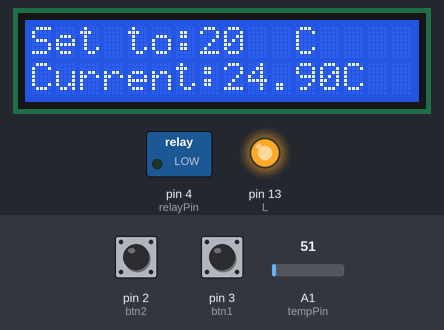
The sketch below on a simulated Arduino Uno, built with avr-gcc and run on an emulated ATmega328P. Parts: 16×2 character LCD, switched loads named in the sketch (green lamp = pin HIGH), output pins drawn as LEDs (lit = HIGH). The inputs (shaded band) are chosen by the test bench; at power-on: pin 2 (btn2) HIGH, pin 3 (btn1) HIGH, A1 (tempPin) = 51. What the sketch prints to the serial monitor is not drawn.

Above: at 1.2 s.
1.3 s: pin 2 (btn2) pulled LOW for 1 s
At 2.48 s:
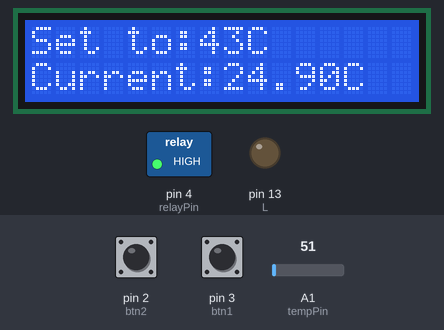
4.1 s: pin 3 (btn1) pulled LOW for 0.15 s
At 5.2 s:
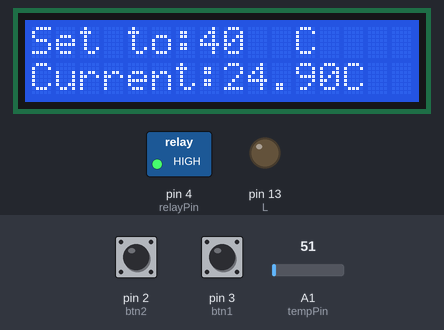
7.2 s: A1 (tempPin) set to 22
At 8.5 s:
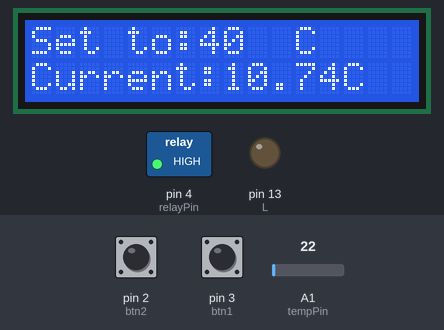
10.2 s: A1 (tempPin) set to 19
At 11.1 s:
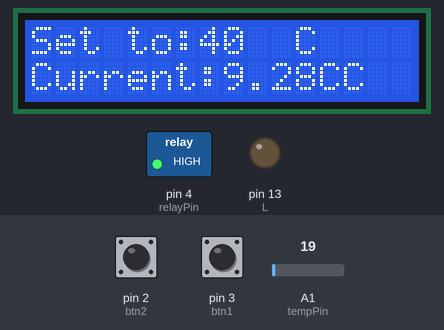
13.2 s: pin 3 (btn1) pulled LOW for 0.15 s
At 15.0 s:
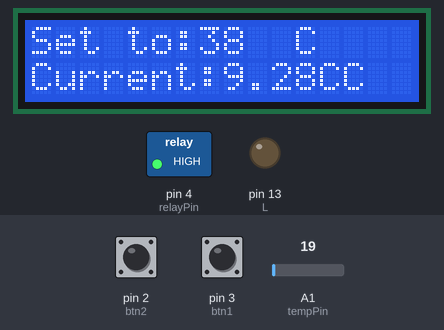
16.3 s: pin 2 (btn2) pulled LOW for 0.15 s
At 16.52 s:
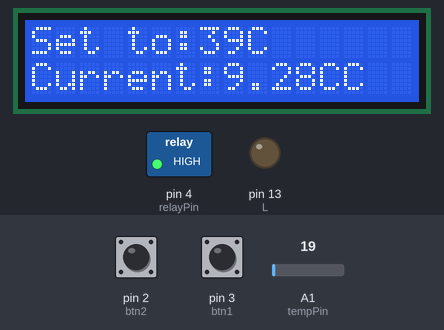
Timing chart, 0 to 19.1 s (numbered marks = the images above; inputs shaded):
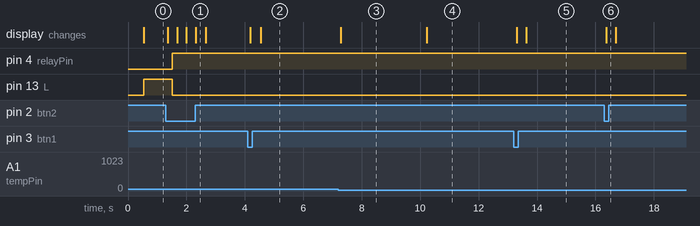

The sketch:

FridgeController.ino
```cpp
/* Project created by Jeanette (2020)
https://github.com/DistressedFish/Mini-Fridge */

#include <Wire.h>
#include <LiquidCrystal_I2C.h>

/* Logic Variables */
int btnState1;
int btnState2;
int prevBtnState;
int desiredTemp = 20;                //temperature in Celcius (Default is 20C)
int value;                          //val read from temp sensor

/* Output & Input Pins */
int L = 13;                         //onboard led
int relayPin = 4;
const int tempPin = 1;
const int btn1 = 3;
const int btn2 = 2;
LiquidCrystal_I2C lcd(0x27,16,2);

/* Timing */
unsigned long startMillis;
unsigned long prevMillis;
unsigned long currentMillis;
const unsigned long period = 5000;  //temperature reading delay
const unsigned long btnDelay = 500; //button input delay

void setup()
{
  Serial.begin(9600); //starting the serial monitor

/* Initiate inputs/outputs */
  pinMode(L, OUTPUT);
  pinMode(relayPin, OUTPUT);
  pinMode(tempPin, INPUT);
  pinMode(btn1, INPUT);
  pinMode(btn2, INPUT);

/* Initial starting LCD screen */
  lcd.init();
  lcd.backlight();
  lcd.setCursor(0,0);
  lcd.print("Set to:");
  lcd.print(desiredTemp);
  lcd.print("C");

 digitalWrite(relayPin,LOW);          //Relay is initially off
}

void loop(){
  startMillis = millis();

  btnState1 = digitalRead(btn1);
  btnState2 = digitalRead(btn2);

  if (btnState1 != prevBtnState) {
    if (btnState1 == HIGH) {          //if the up button is pressed, add to the temperature counter
      desiredTemp++;
      Serial.print("desired temp:");
      Serial.println(desiredTemp);

      lcd.setCursor(0,0);
      lcd.print("                 "); //clearing the first row of the display
      lcd.setCursor(0,0);
      lcd.print("Set to:");
      lcd.print(desiredTemp);
      lcd.print("C");
    }
    while(millis() < currentMillis + btnDelay){
    }
  }

  if (btnState2 != prevBtnState) {
    if (btnState2 == HIGH) {           //if the down button is pressed, subtract from the temperature counter
      desiredTemp--;
      Serial.print("desired temp:");
      Serial.println(desiredTemp);


      lcd.setCursor(0,0);
      lcd.print("                 ");  //clearing the first row of the display
      lcd.setCursor(0,0);
      lcd.print("Set to:");
      lcd.println(desiredTemp);
      lcd.print("C");
    }
    while(millis() < currentMillis + btnDelay){
    }
  }

  if (currentMillis - startMillis >= period)  {
    value = analogRead(tempPin);        //calculating temperature based on voltage measured by the temperature sensor
    double millivolts = (value / 1024.0) * 5000;
    double celsius = millivolts / 10;

    lcd.setCursor(0,1);
    lcd.print("Current:");
    lcd.print(celsius);
    lcd.print("C");
    Serial.print("celsius:");
    Serial.println(celsius);            //read the value from the sensor

    if(celsius >= desiredTemp) {
      digitalWrite(L, HIGH);
      digitalWrite(relayPin, LOW);
      Serial.print("Cooling on");
    }

    if (celsius < desiredTemp) {
      digitalWrite(L, LOW);
      digitalWrite(relayPin, HIGH);
      Serial.print("Cooling off");
    }
  startMillis = currentMillis;           //saving start time
  }

}
```

Measured:
- the behaviour switches between 21 and 20 on A1 (tempPin) (found by bisection; images 3 and 4)
- after the input at 1.3 s, pin 4 (relayPin): LOW → HIGH after 0.22 s; pin 13 (L): HIGH → LOW after 0.22 s; the display: first changes after 0.06 s (image 1 shows a later state)
- after the input at 4.1 s, the display: first changes after 0.08 s (image 2 shows a later state)
- after the input at 7.2 s, the display: changes after 0.08 s (image 3)
- after the input at 10.2 s, the display: changes at once (image 4)
- after the input at 13.2 s, the display: first changes after 0.11 s (image 5 shows a later state)
- after the input at 16.3 s, the display: changes after 0.06 s (image 6)
